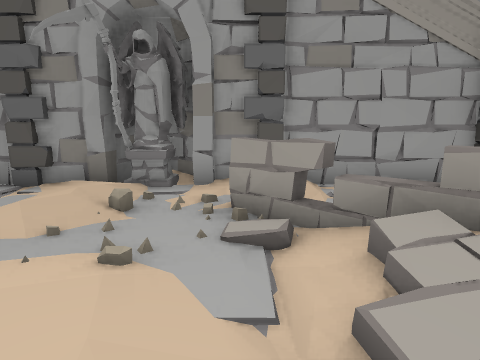
view 1 (above)

18 first-person views from a walk through a 3-D level made in the Unity game engine. The camera is 1.2 m above the floor, tilts 10° down and sees 80° across. Doors are open. The floor is counted in squares, 1 m on a side. Each view is taken from the middle of a square. On the plan, view 1 faces up. The plan holds only what a view shows up to about 13 squares ahead; the rest is blank. The place goes on beyond the plan.

view 2
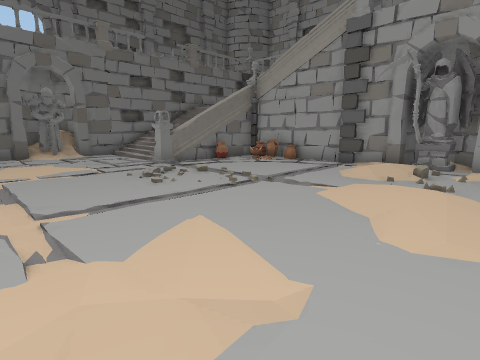

view 3
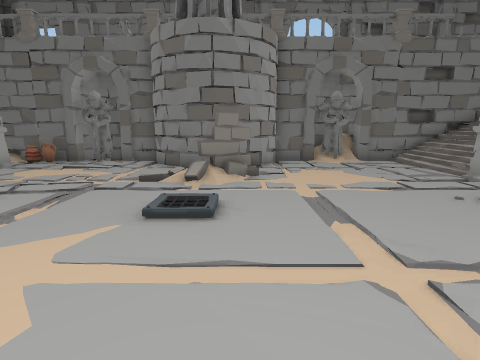

view 4
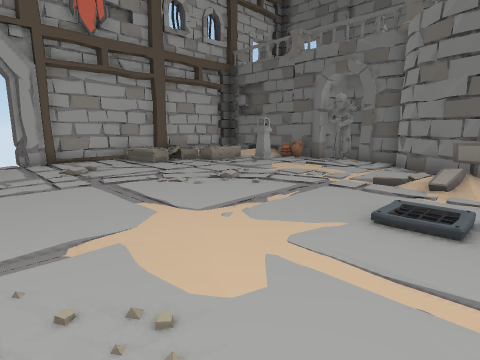

view 5
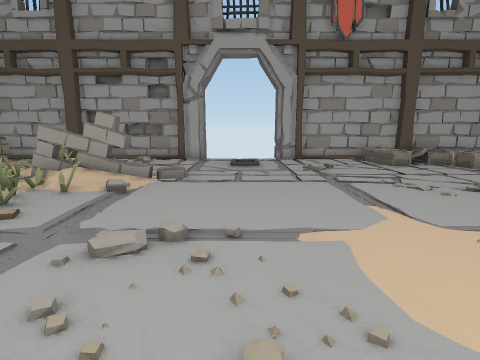

view 6
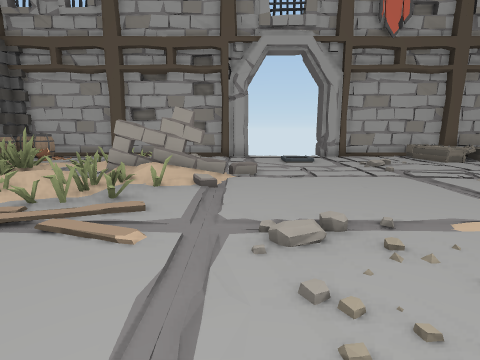

view 7
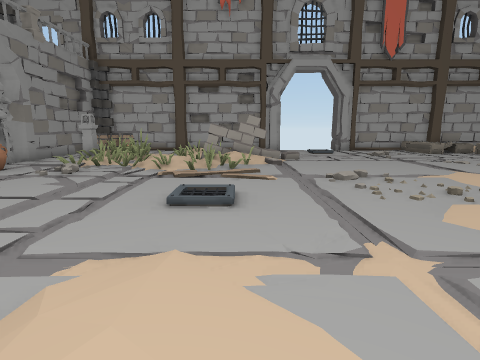

view 8
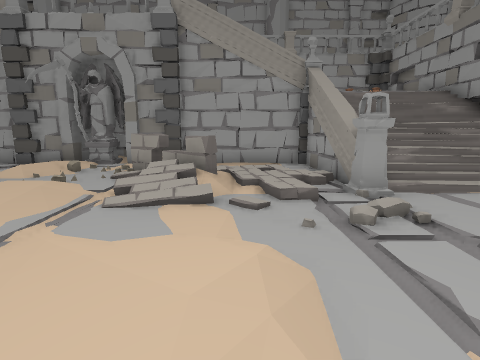

view 9
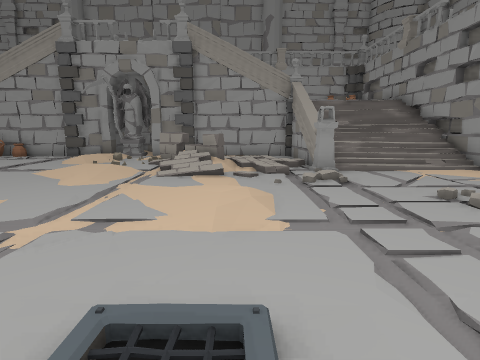

view 10
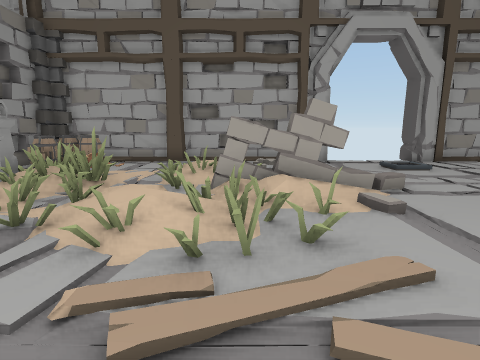

view 11
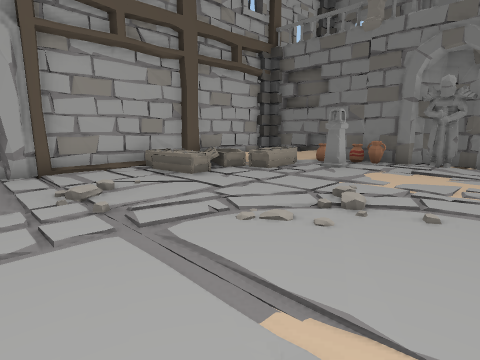

view 12
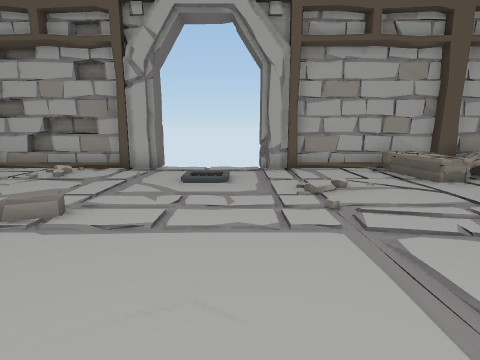

view 13
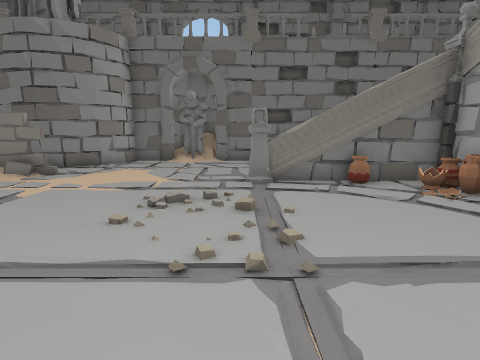

view 14
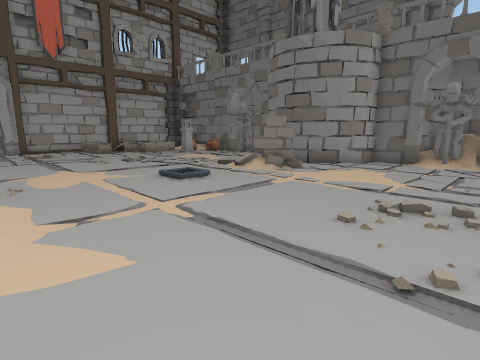

view 15
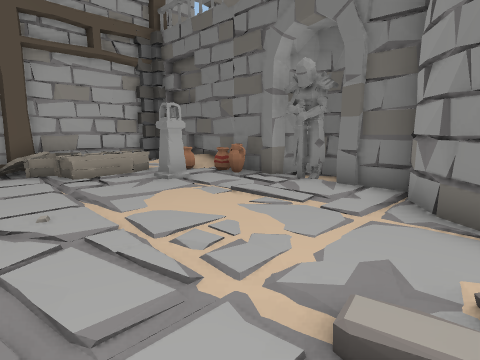

view 16
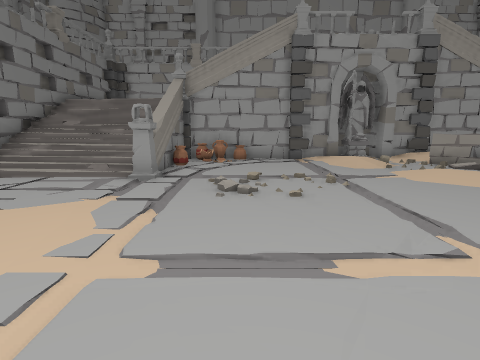

view 17
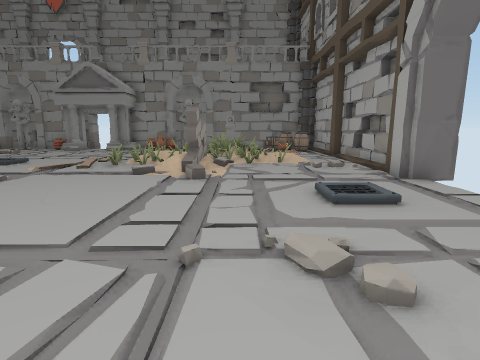

view 18
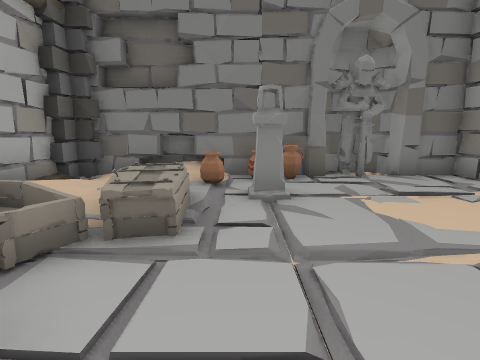

### Floor plan
Key: @ floor where view 1 was taken; # wall or solid block; . main floor; : floor 0.25 m higher than the main floor; + floor 0.75 m higher than the main floor; * floor 1.25 m higher than the main floor; / step, stairs or slope; D open door; = window, fence, low wall or low ledge; S statue; A vase; P pillar; C coffin; B barrel; O other object.
Columns run from 16 left of view 1 to 8 right of it. Each row starts with its distance up from view 1.
  8              ###
  7              #S#
  6   #   #AAA####S#######
  5  ##   ##.....//../.  ##
  4  ##*###A.....://OO   ##O#
  3  ##==+##.........OO  ##==
  2  ##=::PP......... O  PP=#
  1  ##....P.......:./ ./PP.
  0  ##.............@....//.
 -1 ##S................../..
 -2  ##................:....
 -3   #................//...
 -4   ##...................
 -5    ##.O................
 -6    ##.O.................
 -7    ##...................
 -8   ##....................
 -9   # ....................
-10  ##...............:O.OOO
-11 ##S..............///::OO
-12  ##............../ //:OO
-13  #A.P...........OOOO..OOP
-14  #A.P...............O.OOP
-15  ##A.CO...//........:..O
-16  ##...//C./.........:...
-17   #..../ .........:.....B
-18   ###########DDD#########
-19             #   ##

Where each view was taken, in squares from view 1:
view 1: 0 up, 0 right, facing up
view 2: 4 down, 0 right, facing up-left
view 3: 5 down, 2 left, facing left
view 4: 5 down, 2 left, facing down-left
view 5: 5 down, 2 left, facing down
view 6: 5 down, 0 right, facing down
view 7: 1 down, 2 right, facing down
view 8: 4 down, 3 right, facing up
view 9: 7 down, 3 right, facing up
view 10: 7 down, 3 right, facing down
view 11: 9 down, 3 left, facing down-left
view 12: 9 down, 3 left, facing down
view 13: 1 up, 2 left, facing left
view 14: 1 up, 2 left, facing down-left
view 15: 7 down, 8 left, facing down-left
view 16: 6 down, 7 left, facing up
view 17: 14 down, 7 left, facing right
view 18: 14 down, 7 left, facing left
